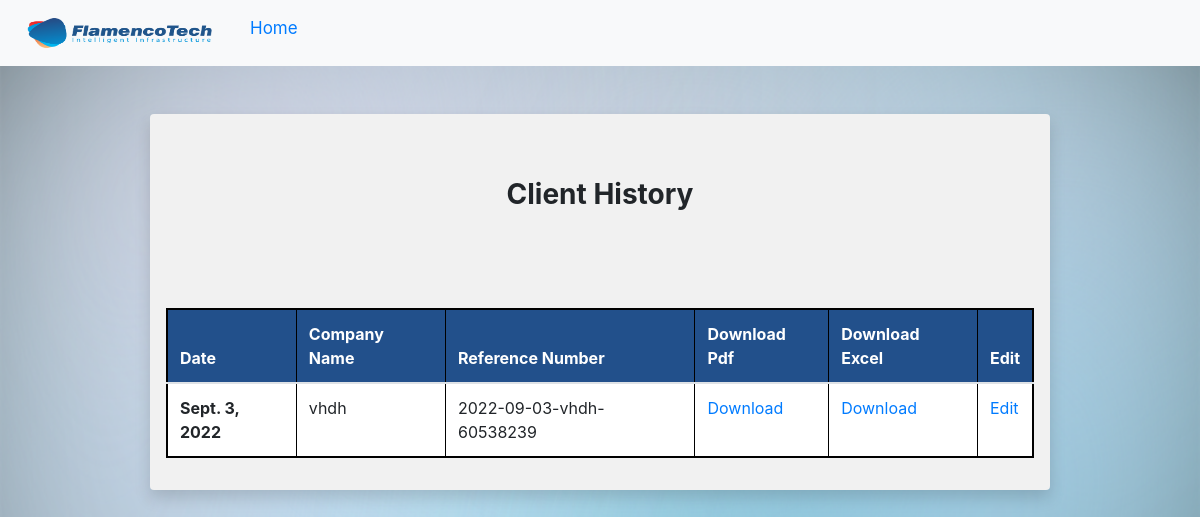
The app's page /admins/history/ (signed in), older data.
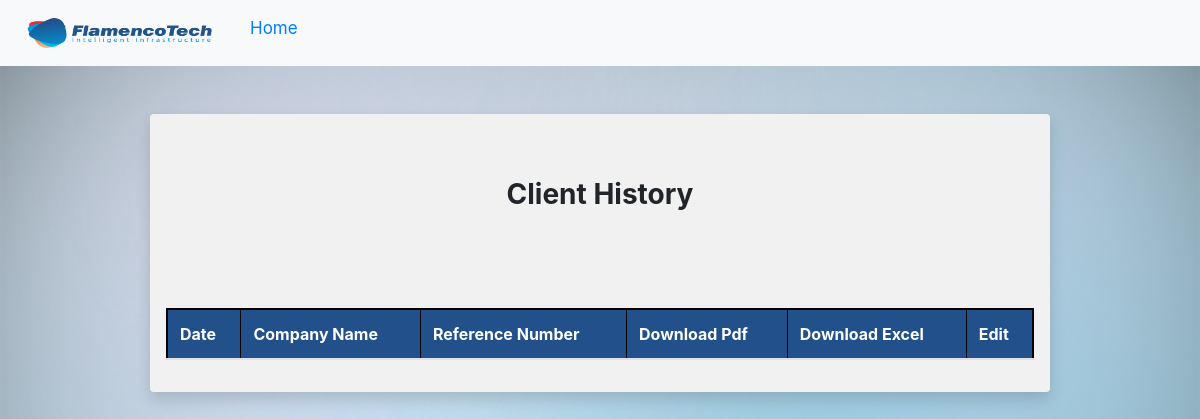
The same page, newer data.
### Admin1/models.py (models this page shows)
class Quotation(models.Model):
    ref_no=models.CharField(max_length=100,primary_key=True)
    pdf = models.FileField(upload_to ='pdfs/')
    excel = models.FileField(upload_to ='excels/')
    date=models.DateField(default=datetime.date.today())
    company_name=models.CharField(max_length=100)
    input_data=models.TextField(max_length=500)
    user_name = models.CharField(max_length=50)
    emp_name=models.CharField(max_length=50)
    _Trays2=models.CharField(max_length=200,default="")
    _Bms_Trays=models.CharField(max_length=200,default="")
    _Bms_Piping=models.CharField(max_length=200,default="")
    _Bms_Cabling=models.CharField(max_length=200,default="")
    _Bms_Sensors=models.CharField(max_length=200,default="")
    _Ddc=models.CharField(max_length=200,default="")
    _Ethernet=models.CharField(max_length=200,default="")
    _Fiber=models.CharField(max_length=200,default="")
    _Active=models.CharField(max_length=200,default="")
    _Efforts=models.CharField(max_length=200,default="")
    _Others=models.CharField(max_length=200,default="")
    _Third_Party=models.CharField(max_length=200,default="")

### Admin1/views.py (the view)
# urls.py: path('history/',views.history,name='history'),
def history(request):
	objs=Quotation.objects.filter(user_name=request.user.user_name)
	print(request.user.user_name)
	print(objs)
	context={'entries':objs}
	return render(request,'Admin1/history.html',context)

### templates/Admin1/history.html (shortened to what this page needs)
<!DOCTYPE html>
<html lang="en">
<head>
    <link rel="stylesheet" href="https://cdn.jsdelivr.net/npm/bootstrap@4.1.3/dist/css/bootstrap.min.css"
>
</head>
<body>
    <nav class="navbar navbar-expand-lg navbar-light bg-light">
      <div class="collapse navbar-collapse" id="navbarSupportedContent">
        <ul class="navbar-nav mr-auto">
            <li>
                <a class="navbar-brand" href="https://www.flamencotech.com/" target="_blank" style="display: flex;align-items: center;
                padding: 5px;">
                 <img src="/static/f1.png" alt="" width="200" height="40" >
              </a>
              </li>
          <li class="nav-item active">
            <a class="nav-link text-primary" href="/admins/"
              >Home<span class="sr-only">(current)</span></a
            >
          </li>
        </ul>
      </div>
    </nav>
    <div style="width: 900px;background-color: rgb(241, 241, 241);" class="container my-5 shadow p-3 mb-5 rounded">
        <div style="text-align: center;" class="container my-5">
            <h3><b>Client History</b></h3>
        </div>
        <table <div class="container my-5 ">
            <form class="my-5">
                <table class="table table-secondary" border="1" style="border:2px solid rgb(0, 0, 0)">
                    <thead>
                        <tr style="background-color: #22508b;color:white">
                            <th scope="col">Date</th>
                            <th scope="col">Company Name</th>
                            <th scope="col">Reference Number</th>
                            <th scope="col">Download Pdf</th>
                            <th scope="col">Download Excel</th>
                            <th scope="col">Edit</th>
                        </tr>
                    </thead>
                    <tbody style="background-color:white;">
                        {% for entry in entries %}
                        <tr>
                            <th scope="row">{{entry.date}}</th>
                            <td>{{entry.company_name}}</td>
                            <td>{{entry.ref_no}}</td>
                            <td><a href="{{entry.pdf.url}}" download="{{entry.pdf.url}}">Download</a>  </td>
                            <td><a href="{{entry.excel.url}}" download="{{entry.excel.url}}">Download</a></td>
                            <td><a href="{% url 'edit_quot_admin' ref_no=entry.ref_no %}">Edit</a></td>
                        </tr>
                        {% endfor %}
                    </tbody>
                </table>
            </form>
    </div>
</body>
</html>

Row changes from the older to the newer data that the page shows:
removed Quotation: date "Sept. 3, 2022", company_name "vhdh", ref_no "2022-09-03-vhdh-60538239"
